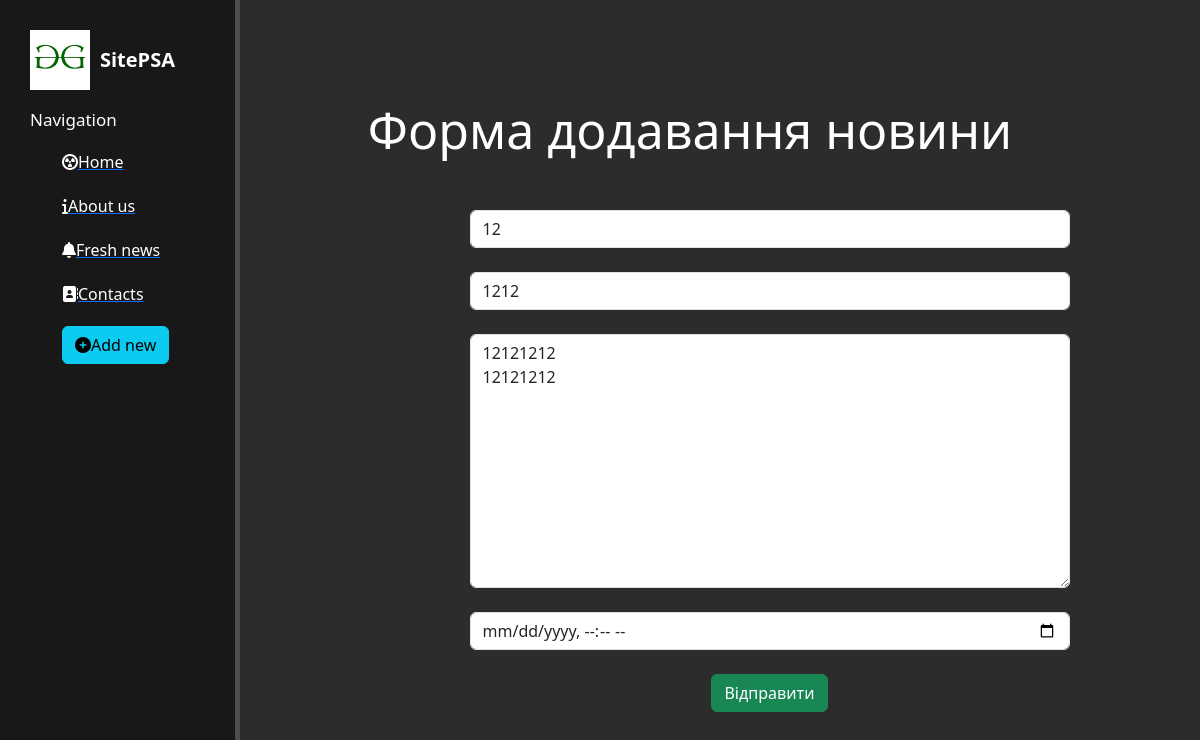
The page /news/6/update on the database as committed earlier.
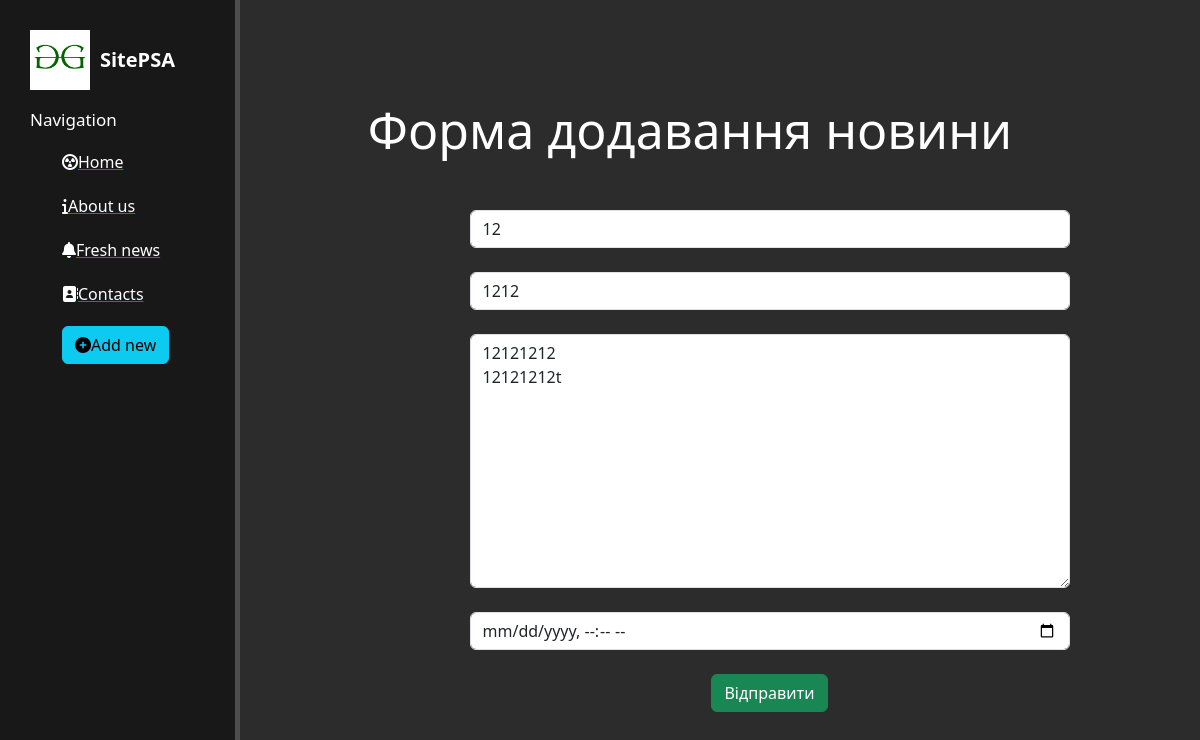
The same page on the database as committed later.
### news/models.py (models this page shows, shortened)
class Article(models.Model):
    title = models.CharField('News name', max_length=50)
    anons = models.CharField('Anons', max_length=250)
    full_text = models.TextField('Article')
    pub_date = models.DateTimeField('Publish date time')
    class Meta:
        verbose_name = 'Новина'
        verbose_name_plural = 'Новини'

### news/views.py (the view)
# urls.py: path('<int:pk>/update', views.NewsUpdateView.as_view(), name='news-update'),
class NewsUpdateView(UpdateView):
    model = Article
    template_name = 'news/create.html'
    form_class = ArticleForm

### news/forms.py
class ArticleForm(ModelForm):
    class Meta:
        model = Article
        fields = ['title', 'anons', 'full_text', 'pub_date']
        widgets = {
            'title': TextInput(attrs={
                'class': 'form-control',
                'placeholder': 'Назва новини',
            }),
            'anons': TextInput(attrs={
                'class': 'form-control',
                'placeholder': 'Короткий опис новини',
            }),
            'full_text': Textarea(attrs={
                'class': 'form-control',
                'placeholder': 'Повний текст новини',
            }),
            'pub_date': DateTimeInput(attrs={
                'type': 'datetime-local',
                'class': 'form-control',
                'placeholder': 'Дата та час публікації',
            }),
        }

### news/templates/news/create.html (shortened to what this page needs)
{% extends 'main_page/layout.html' %}
{% block content%}
    <div class="features">
        <h1>Форма додавання новини</h1>
        <form method="post">
            {{ form.title }}<br>
            {{ form.anons }}<br>
            {{ form.full_text }}<br>
            {{ form.pub_date }}<br>
            <button class="btn btn-success" type="submit">Відправити</button>
        </form>
    </div>
{% endblock %}

Rows that differ between the two databases and show on the page:
changed Article: full_text "12121212 12121212" → "12121212 12121212t"
